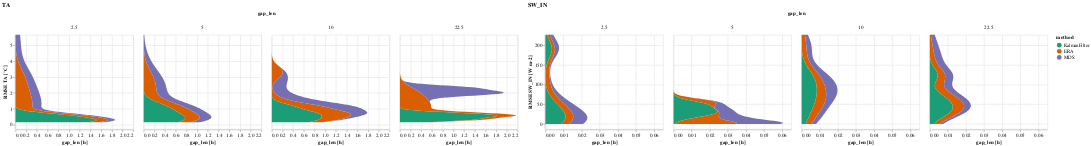

The notebook cell this image was saved under:
### Code cell
facet_wrap(data_results, _the_plot_violin, "var", y_labels = [f"RMSE {var} [{units_big[var]}]" for var in data_results['var'].unique()])

### Figure 1 — Vega-Lite specification as saved in the notebook (floating-point values rounded to 4 significant figures)
{"config": {"view": {"continuousWidth": 300, "continuousHeight": 300}}, "vconcat": [{"hconcat": [{"mark": {"type": "area", "orient": "horizontal"}, "encoding": {"color": {"field": "method", "scale": {"domain": ["KalmanFilter", "ERA", "MDS"], "scheme": "dark2"}, "type": "nominal"}, "column": {"field": "gap_len", "type": "nominal"}, "x": {"axis": {"labelAngle": 0}, "field": "density", "title": "gap_len [h]", "type": "quantitative"}, "xOffset": {"field": "method", "scale": {"domain": ["KalmanFilter", "ERA", "MDS"]}, "sort": ["KalmanFilter", "ERA", "MDS"], "type": "ordinal"}, "y": {"field": "rmse", "scale": {"domainMin": -0.2651}, "title": "RMSE TA [°C]", "type": "quantitative"}}, "height": 200, "title": "TA", "transform": [{"density": "rmse", "groupby": ["method", "gap_len"], "as": ["rmse", "density"]}], "width": 250}, {"data": {"name": "data-90166fd4a71f41e3483e1d308ae1df3f"}, "mark": {"type": "area", "orient": "horizontal"}, "encoding": {"color": {"field": "method", "scale": {"domain": ["KalmanFilter", "ERA", "MDS"], "scheme": "dark2"}, "type": "nominal"}, "column": {"field": "gap_len", "type": "nominal"}, "x": {"axis": {"labelAngle": 0}, "field": "density", "title": "gap_len [h]", "type": "quantitative"}, "xOffset": {"field": "method", "scale": {"domain": ["KalmanFilter", "ERA", "MDS"]}, "sort": ["KalmanFilter", "ERA", "MDS"], "type": "ordinal"}, "y": {"field": "rmse", "scale": {"domainMin": -12.91}, "title": "RMSE SW_IN [W m-2]", "type": "quantitative"}}, "height": 200, "title": "SW_IN", "transform": [{"density": "rmse", "groupby": ["method", "gap_len"], "as": ["rmse", "density"]}], "width": 250}]}], "data": {"name": "data-57b235acc3e0da4b249c35ef8dd6de1f"}, "resolve": {"scale": {"xOffset": "independent"}}, "$schema": "https://vega.github.io/schema/vega-lite/v5.2.0.json", "datasets": {"data-57b235acc3e0da4b249c35ef8dd6de1f": [{"method": "KalmanFilter", "var": "TA", "gap_len": 2.5, "idx_rep": 0, "rmse": 0.4586, "rmse_stand": 0.05787}, {"method": "KalmanFilter", "var": "TA", "gap_len": 2.5, "idx_rep": 1, "rmse": 0.1565, "rmse_stand": 0.01975}, {"method": "KalmanFilter", "var": "TA", "gap_len": 2.5, "idx_rep": 2, "rmse": 0.1744, "rmse_stand": 0.02201}, {"method": "KalmanFilter", "var": "TA", "gap_len": 2.5, "idx_rep": 3, "rmse": 0.3613, "rmse_stand": 0.0456}, {"method": "KalmanFilter", "var": "TA", "gap_len": 2.5, "idx_rep": 4, "rmse": 0.6554, "rmse_stand": 0.0827}, {"method": "ERA", "var": "TA", "gap_len": 2.5, "idx_rep": 0, "rmse": 1.449, "rmse_stand": 0.1829}, {"method": "ERA", "var": "TA", "gap_len": 2.5, "idx_rep": 1, "rmse": 2.162, "rmse_stand": 0.2728}, {"method": "ERA", "var": "TA", "gap_len": 2.5, "idx_rep": 2, "rmse": 3.08, "rmse_stand": 0.3886}, {"method": "ERA", "var": "TA", "gap_len": 2.5, "idx_rep": 3, "rmse": 0.269, "rmse_stand": 0.03394}, {"method": "ERA", "var": "TA", "gap_len": 2.5, "idx_rep": 4, "rmse": 0.9926, "rmse_stand": 0.1253}, {"method": "MDS", "var": "TA", "gap_len": 2.5, "idx_rep": 0, "rmse": 3.836, "rmse_stand": 0.4841}, {"method": "MDS", "var": "TA", "gap_len": 2.5, "idx_rep": 1, "rmse": 1.477, "rmse_stand": 0.1864}, {"method": "MDS", "var": "TA", "gap_len": 2.5, "idx_rep": 2, "rmse": 1.938, "rmse_stand": 0.2445}, {"method": "MDS", "var": "TA", "gap_len": 2.5, "idx_rep": 3, "rmse": 5.648, "rmse_stand": 0.7127}, {"method": "MDS", "var": "TA", "gap_len": 2.5, "idx_rep": 4, "rmse": 0.3964, "rmse_stand": 0.05002}, {"method": "KalmanFilter", "var": "TA", "gap_len": 5.0, "idx_rep": 0, "rmse": 0.2689, "rmse_stand": 0.03393}, {"method": "KalmanFilter", "var": "TA", "gap_len": 5.0, "idx_rep": 1, "rmse": 1.22, "rmse_stand": 0.154}, {"method": "KalmanFilter", "var": "TA", "gap_len": 5.0, "idx_rep": 2, "rmse": 0.5364, "rmse_stand": 0.06769}, {"method": "KalmanFilter", "var": "TA", "gap_len": 5.0, "idx_rep": 3, "rmse": 0.8467, "rmse_stand": 0.1068}, {"method": "KalmanFilter", "var": "TA", "gap_len": 5.0, "idx_rep": 4, "rmse": 0.2229, "rmse_stand": 0.02813}, {"method": "ERA", "var": "TA", "gap_len": 5.0, "idx_rep": 0, "rmse": 0.6162, "rmse_stand": 0.07775}, {"method": "ERA", "var": "TA", "gap_len": 5.0, "idx_rep": 1, "rmse": 2.7, "rmse_stand": 0.3407}, {"method": "ERA", "var": "TA", "gap_len": 5.0, "idx_rep": 2, "rmse": 2.479, "rmse_stand": 0.3128}, {"method": "ERA", "var": "TA", "gap_len": 5.0, "idx_rep": 3, "rmse": 1.093, "rmse_stand": 0.1379}, {"method": "ERA", "var": "TA", "gap_len": 5.0, "idx_rep": 4, "rmse": 0.4736, "rmse_stand": 0.05976}, {"method": "MDS", "var": "TA", "gap_len": 5.0, "idx_rep": 0, "rmse": 0.3702, "rmse_stand": 0.04671}, {"method": "MDS", "var": "TA", "gap_len": 5.0, "idx_rep": 1, "rmse": 2.505, "rmse_stand": 0.3161}, {"method": "MDS", "var": "TA", "gap_len": 5.0, "idx_rep": 2, "rmse": 1.361, "rmse_stand": 0.1717}, {"method": "MDS", "var": "TA", "gap_len": 5.0, "idx_rep": 3, "rmse": 3.518, "rmse_stand": 0.4439}, {"method": "MDS", "var": "TA", "gap_len": 5.0, "idx_rep": 4, "rmse": 0.3487, "rmse_stand": 0.044}, {"method": "KalmanFilter", "var": "TA", "gap_len": 10.0, "idx_rep": 0, "rmse": 0.3094, "rmse_stand": 0.03904}, {"method": "KalmanFilter", "var": "TA", "gap_len": 10.0, "idx_rep": 1, "rmse": 1.129, "rmse_stand": 0.1424}, {"method": "KalmanFilter", "var": "TA", "gap_len": 10.0, "idx_rep": 2, "rmse": 0.2358, "rmse_stand": 0.02975}, {"method": "KalmanFilter", "var": "TA", "gap_len": 10.0, "idx_rep": 3, "rmse": 0.7055, "rmse_stand": 0.08902}, {"method": "KalmanFilter", "var": "TA", "gap_len": 10.0, "idx_rep": 4, "rmse": 0.6711, "rmse_stand": 0.08469}, {"method": "ERA", "var": "TA", "gap_len": 10.0, "idx_rep": 0, "rmse": 0.6373, "rmse_stand": 0.08042}, {"method": "ERA", "var": "TA", "gap_len": 10.0, "idx_rep": 1, "rmse": 3.307, "rmse_stand": 0.4173}, {"method": "ERA", "var": "TA", "gap_len": 10.0, "idx_rep": 2, "rmse": 0.5084, "rmse_stand": 0.06416}, {"method": "ERA", "var": "TA", "gap_len": 10.0, "idx_rep": 3, "rmse": 1.042, "rmse_stand": 0.1315}, {"method": "ERA", "var": "TA", "gap_len": 10.0, "idx_rep": 4, "rmse": 1.311, "rmse_stand": 0.1654}, {"method": "MDS", "var": "TA", "gap_len": 10.0, "idx_rep": 0, "rmse": 1.91, "rmse_stand": 0.241}, {"method": "MDS", "var": "TA", "gap_len": 10.0, "idx_rep": 1, "rmse": 0.9629, "rmse_stand": 0.1215}, {"method": "MDS", "var": "TA", "gap_len": 10.0, "idx_rep": 2, "rmse": 1.227, "rmse_stand": 0.1548}, {"method": "MDS", "var": "TA", "gap_len": 10.0, "idx_rep": 3, "rmse": 2.681, "rmse_stand": 0.3383}, {"method": "MDS", "var": "TA", "gap_len": 10.0, "idx_rep": 4, "rmse": 1.327, "rmse_stand": 0.1674}, {"method": "KalmanFilter", "var": "TA", "gap_len": 22.5, "idx_rep": 0, "rmse": 0.5864, "rmse_stand": 0.074}, {"method": "KalmanFilter", "var": "TA", "gap_len": 22.5, "idx_rep": 1, "rmse": 0.2843, "rmse_stand": 0.03588}, {"method": "KalmanFilter", "var": "TA", "gap_len": 22.5, "idx_rep": 2, "rmse": 0.7435, "rmse_stand": 0.09382}, {"method": "KalmanFilter", "var": "TA", "gap_len": 22.5, "idx_rep": 3, "rmse": 0.5667, "rmse_stand": 0.07151}, {"method": "KalmanFilter", "var": "TA", "gap_len": 22.5, "idx_rep": 4, "rmse": 0.3841, "rmse_stand": 0.04847}, {"method": "ERA", "var": "TA", "gap_len": 22.5, "idx_rep": 0, "rmse": 1.667, "rmse_stand": 0.2104}, {"method": "ERA", "var": "TA", "gap_len": 22.5, "idx_rep": 1, "rmse": 1.303, "rmse_stand": 0.1645}, {"method": "ERA", "var": "TA", "gap_len": 22.5, "idx_rep": 2, "rmse": 2.108, "rmse_stand": 0.266}, {"method": "ERA", "var": "TA", "gap_len": 22.5, "idx_rep": 3, "rmse": 0.9962, "rmse_stand": 0.1257}, {"method": "ERA", "var": "TA", "gap_len": 22.5, "idx_rep": 4, "rmse": 0.7051, "rmse_stand": 0.08898}, {"method": "MDS", "var": "TA", "gap_len": 22.5, "idx_rep": 0, "rmse": 2.285, "rmse_stand": 0.2884}, {"method": "MDS", "var": "TA", "gap_len": 22.5, "idx_rep": 1, "rmse": 2.047, "rmse_stand": 0.2583}, {"method": "MDS", "var": "TA", "gap_len": 22.5, "idx_rep": 2, "rmse": 2.373, "rmse_stand": 0.2994}, {"method": "MDS", "var": "TA", "gap_len": 22.5, "idx_rep": 3, "rmse": 1.88, "rmse_stand": 0.2373}, {"method": "MDS", "var": "TA", "gap_len": 22.5, "idx_rep": 4, "rmse": 2.03, "rmse_stand": 0.2562}], "data-90166fd4a71f41e3483e1d308ae1df3f": [{"method": "KalmanFilter", "var": "SW_IN", "gap_len": 2.5, "idx_rep": 0, "rmse": 190.1, "rmse_stand": 0.9318}, {"method": "KalmanFilter", "var": "SW_IN", "gap_len": 2.5, "idx_rep": 1, "rmse": 49.22, "rmse_stand": 0.2413}, {"method": "KalmanFilter", "var": "SW_IN", "gap_len": 2.5, "idx_rep": 2, "rmse": 26.18, "rmse_stand": 0.1283}, {"method": "KalmanFilter", "var": "SW_IN", "gap_len": 2.5, "idx_rep": 3, "rmse": 10.3, "rmse_stand": 0.05048}, {"method": "KalmanFilter", "var": "SW_IN", "gap_len": 2.5, "idx_rep": 4, "rmse": 5.383, "rmse_stand": 0.02639}, {"method": "ERA", "var": "SW_IN", "gap_len": 2.5, "idx_rep": 0, "rmse": 226.7, "rmse_stand": 1.111}, {"method": "ERA", "var": "SW_IN", "gap_len": 2.5, "idx_rep": 1, "rmse": 107.0, "rmse_stand": 0.5243}, {"method": "ERA", "var": "SW_IN", "gap_len": 2.5, "idx_rep": 2, "rmse": 0.0, "rmse_stand": 0.0}, {"method": "ERA", "var": "SW_IN", "gap_len": 2.5, "idx_rep": 3, "rmse": 20.03, "rmse_stand": 0.09819}, {"method": "ERA", "var": "SW_IN", "gap_len": 2.5, "idx_rep": 4, "rmse": 0.0, "rmse_stand": 0.0}, {"method": "MDS", "var": "SW_IN", "gap_len": 2.5, "idx_rep": 0, "rmse": 203.7, "rmse_stand": 0.9984}, {"method": "MDS", "var": "SW_IN", "gap_len": 2.5, "idx_rep": 1, "rmse": 56.69, "rmse_stand": 0.2779}, {"method": "MDS", "var": "SW_IN", "gap_len": 2.5, "idx_rep": 2, "rmse": 0.0, "rmse_stand": 0.0}, {"method": "MDS", "var": "SW_IN", "gap_len": 2.5, "idx_rep": 3, "rmse": 7.711, "rmse_stand": 0.0378}, {"method": "MDS", "var": "SW_IN", "gap_len": 2.5, "idx_rep": 4, "rmse": 0.0, "rmse_stand": 0.0}, {"method": "KalmanFilter", "var": "SW_IN", "gap_len": 5.0, "idx_rep": 0, "rmse": 47.7, "rmse_stand": 0.2338}, {"method": "KalmanFilter", "var": "SW_IN", "gap_len": 5.0, "idx_rep": 1, "rmse": 29.68, "rmse_stand": 0.1455}, {"method": "KalmanFilter", "var": "SW_IN", "gap_len": 5.0, "idx_rep": 2, "rmse": 32.9, "rmse_stand": 0.1613}, {"method": "KalmanFilter", "var": "SW_IN", "gap_len": 5.0, "idx_rep": 3, "rmse": 51.41, "rmse_stand": 0.252}, {"method": "KalmanFilter", "var": "SW_IN", "gap_len": 5.0, "idx_rep": 4, "rmse": 21.58, "rmse_stand": 0.1058}, {"method": "ERA", "var": "SW_IN", "gap_len": 5.0, "idx_rep": 0, "rmse": 0.3226, "rmse_stand": 0.001581}, {"method": "ERA", "var": "SW_IN", "gap_len": 5.0, "idx_rep": 1, "rmse": 59.87, "rmse_stand": 0.2935}, {"method": "ERA", "var": "SW_IN", "gap_len": 5.0, "idx_rep": 2, "rmse": 0.0, "rmse_stand": 0.0}, {"method": "ERA", "var": "SW_IN", "gap_len": 5.0, "idx_rep": 3, "rmse": 0.0, "rmse_stand": 0.0}, {"method": "ERA", "var": "SW_IN", "gap_len": 5.0, "idx_rep": 4, "rmse": 13.34, "rmse_stand": 0.06538}, {"method": "MDS", "var": "SW_IN", "gap_len": 5.0, "idx_rep": 0, "rmse": 5.924, "rmse_stand": 0.02904}, {"method": "MDS", "var": "SW_IN", "gap_len": 5.0, "idx_rep": 1, "rmse": 39.57, "rmse_stand": 0.194}, {"method": "MDS", "var": "SW_IN", "gap_len": 5.0, "idx_rep": 2, "rmse": 0.0, "rmse_stand": 0.0}, {"method": "MDS", "var": "SW_IN", "gap_len": 5.0, "idx_rep": 3, "rmse": 0.0, "rmse_stand": 0.0}, {"method": "MDS", "var": "SW_IN", "gap_len": 5.0, "idx_rep": 4, "rmse": 17.48, "rmse_stand": 0.08567}, {"method": "KalmanFilter", "var": "SW_IN", "gap_len": 10.0, "idx_rep": 0, "rmse": 114.0, "rmse_stand": 0.5587}, {"method": "KalmanFilter", "var": "SW_IN", "gap_len": 10.0, "idx_rep": 1, "rmse": 114.1, "rmse_stand": 0.5595}, {"method": "KalmanFilter", "var": "SW_IN", "gap_len": 10.0, "idx_rep": 2, "rmse": 24.31, "rmse_stand": 0.1192}, {"method": "KalmanFilter", "var": "SW_IN", "gap_len": 10.0, "idx_rep": 3, "rmse": 70.71, "rmse_stand": 0.3466}, {"method": "KalmanFilter", "var": "SW_IN", "gap_len": 10.0, "idx_rep": 4, "rmse": 65.95, "rmse_stand": 0.3233}, {"method": "ERA", "var": "SW_IN", "gap_len": 10.0, "idx_rep": 0, "rmse": 128.4, "rmse_stand": 0.6293}, {"method": "ERA", "var": "SW_IN", "gap_len": 10.0, "idx_rep": 1, "rmse": 202.3, "rmse_stand": 0.9915}, {"method": "ERA", "var": "SW_IN", "gap_len": 10.0, "idx_rep": 2, "rmse": 8.929, "rmse_stand": 0.04377}, {"method": "ERA", "var": "SW_IN", "gap_len": 10.0, "idx_rep": 3, "rmse": 63.87, "rmse_stand": 0.3131}, {"method": "ERA", "var": "SW_IN", "gap_len": 10.0, "idx_rep": 4, "rmse": 63.6, "rmse_stand": 0.3117}, {"method": "MDS", "var": "SW_IN", "gap_len": 10.0, "idx_rep": 0, "rmse": 197.8, "rmse_stand": 0.9694}, {"method": "MDS", "var": "SW_IN", "gap_len": 10.0, "idx_rep": 1, "rmse": 126.4, "rmse_stand": 0.6194}, {"method": "MDS", "var": "SW_IN", "gap_len": 10.0, "idx_rep": 2, "rmse": 11.69, "rmse_stand": 0.05732}, {"method": "MDS", "var": "SW_IN", "gap_len": 10.0, "idx_rep": 3, "rmse": 75.86, "rmse_stand": 0.3719}, {"method": "MDS", "var": "SW_IN", "gap_len": 10.0, "idx_rep": 4, "rmse": 93.76, "rmse_stand": 0.4596}, {"method": "KalmanFilter", "var": "SW_IN", "gap_len": 22.5, "idx_rep": 0, "rmse": 123.9, "rmse_stand": 0.6075}, {"method": "KalmanFilter", "var": "SW_IN", "gap_len": 22.5, "idx_rep": 1, "rmse": 66.15, "rmse_stand": 0.3243}, {"method": "KalmanFilter", "var": "SW_IN", "gap_len": 22.5, "idx_rep": 2, "rmse": 34.15, "rmse_stand": 0.1674}, {"method": "KalmanFilter", "var": "SW_IN", "gap_len": 22.5, "idx_rep": 3, "rmse": 52.67, "rmse_stand": 0.2582}, {"method": "KalmanFilter", "var": "SW_IN", "gap_len": 22.5, "idx_rep": 4, "rmse": 27.98, "rmse_stand": 0.1371}, {"method": "ERA", "var": "SW_IN", "gap_len": 22.5, "idx_rep": 0, "rmse": 166.7, "rmse_stand": 0.8171}, {"method": "ERA", "var": "SW_IN", "gap_len": 22.5, "idx_rep": 1, "rmse": 106.0, "rmse_stand": 0.5198}, {"method": "ERA", "var": "SW_IN", "gap_len": 22.5, "idx_rep": 2, "rmse": 34.4, "rmse_stand": 0.1686}, {"method": "ERA", "var": "SW_IN", "gap_len": 22.5, "idx_rep": 3, "rmse": 70.29, "rmse_stand": 0.3446}, {"method": "ERA", "var": "SW_IN", "gap_len": 22.5, "idx_rep": 4, "rmse": 38.02, "rmse_stand": 0.1864}, {"method": "MDS", "var": "SW_IN", "gap_len": 22.5, "idx_rep": 0, "rmse": 188.0, "rmse_stand": 0.9215}, {"method": "MDS", "var": "SW_IN", "gap_len": 22.5, "idx_rep": 1, "rmse": 106.9, "rmse_stand": 0.5242}, {"method": "MDS", "var": "SW_IN", "gap_len": 22.5, "idx_rep": 2, "rmse": 29.95, "rmse_stand": 0.1468}, {"method": "MDS", "var": "SW_IN", "gap_len": 22.5, "idx_rep": 3, "rmse": 171.0, "rmse_stand": 0.838}, {"method": "MDS", "var": "SW_IN", "gap_len": 22.5, "idx_rep": 4, "rmse": 73.08, "rmse_stand": 0.3582}]}}
